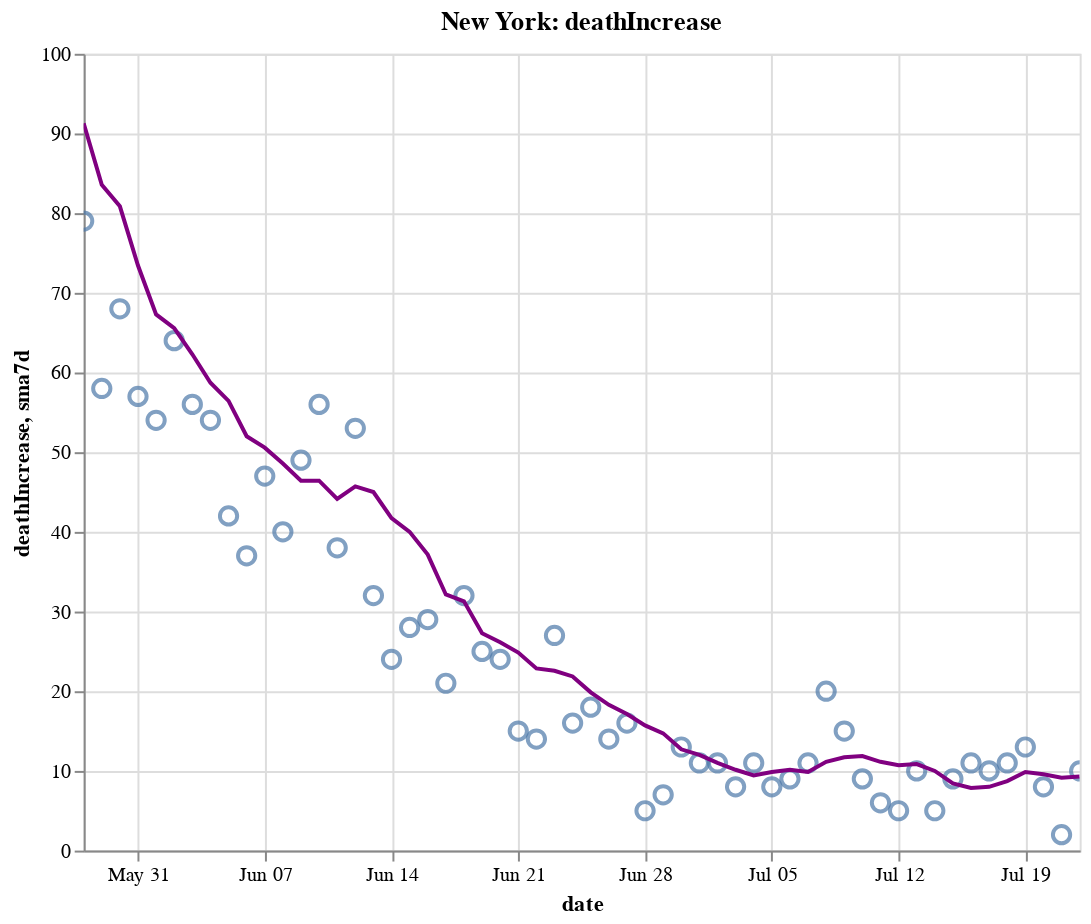

Notebook code cell kept with this figure:
### Code cell
create_plot(ny, 'deathIncrease')

### Figure 1 — Vega-Lite specification as saved in the notebook (floating-point values rounded to 4 significant figures)
{"config": {"view": {"continuousWidth": 400, "continuousHeight": 300}}, "layer": [{"layer": [{"mark": {"type": "point", "size": 75}, "encoding": {"tooltip": [{"type": "temporal", "field": "date"}, {"type": "quantitative", "field": "deathIncrease"}, {"type": "quantitative", "field": "sma7d"}], "x": {"type": "temporal", "field": "date"}, "y": {"type": "quantitative", "field": "deathIncrease"}}, "selection": {"selector012": {"type": "interval", "bind": "scales", "encodings": ["x", "y"]}}}, {"mark": {"type": "line", "color": "purple"}, "encoding": {"x": {"type": "temporal", "field": "date"}, "y": {"type": "quantitative", "field": "sma7d"}}}]}, {"mark": {"type": "rule", "color": "#aaa"}, "encoding": {"x": {"type": "temporal", "field": "date"}}, "transform": [{"filter": {"selection": "selector011"}}]}, {"mark": "circle", "encoding": {"opacity": {"condition": {"value": 1, "selection": "selector011"}, "value": 0}, "tooltip": [{"type": "temporal", "field": "date"}, {"type": "quantitative", "field": "deathIncrease"}, {"type": "quantitative", "field": "sma7d"}], "x": {"type": "temporal", "field": "date"}, "y": {"type": "quantitative", "field": "deathIncrease"}}, "selection": {"selector011": {"type": "single", "encodings": ["x"], "on": "mouseover", "nearest": true, "empty": "none"}}}, {"mark": {"type": "text", "align": "left", "dx": 5, "dy": -5, "stroke": "white", "strokeWidth": 2}, "encoding": {"text": {"type": "quantitative", "field": "deathIncrease"}, "tooltip": [{"type": "temporal", "field": "date"}, {"type": "quantitative", "field": "deathIncrease"}, {"type": "quantitative", "field": "sma7d"}], "x": {"type": "temporal", "field": "date"}, "y": {"type": "quantitative", "field": "deathIncrease"}}, "transform": [{"filter": {"selection": "selector011"}}]}, {"mark": {"type": "text", "align": "left", "dx": 5, "dy": -5}, "encoding": {"text": {"type": "quantitative", "field": "deathIncrease"}, "tooltip": [{"type": "temporal", "field": "date"}, {"type": "quantitative", "field": "deathIncrease"}, {"type": "quantitative", "field": "sma7d"}], "x": {"type": "temporal", "field": "date"}, "y": {"type": "quantitative", "field": "deathIncrease"}}, "transform": [{"filter": {"selection": "selector011"}}]}], "data": {"name": "data-fab25f6e0880f86bac21ab09f87042c1"}, "height": 400, "title": "New York: deathIncrease", "width": 500, "$schema": "https://vega.github.io/schema/vega-lite/v4.8.1.json", "datasets": {"data-fab25f6e0880f86bac21ab09f87042c1": [{"date": "2020-05-28T00:00:00", "totalTestResultsIncrease": 65240.0, "positiveIncrease": 1768.0, "death": 23720.0, "deathIncrease": 79.0, "positiveRate": 0.027, "state": "New York", "sma7d": 91.29}, {"date": "2020-05-29T00:00:00", "totalTestResultsIncrease": 67340.0, "positiveIncrease": 1551.0, "death": 23780.0, "deathIncrease": 58.0, "positiveRate": 0.023, "state": "New York", "sma7d": 83.57}, {"date": "2020-05-30T00:00:00", "totalTestResultsIncrease": 61250.0, "positiveIncrease": 1376.0, "death": 23850.0, "deathIncrease": 68.0, "positiveRate": 0.022, "state": "New York", "sma7d": 80.86}, {"date": "2020-05-31T00:00:00", "totalTestResultsIncrease": 58440.0, "positiveIncrease": 1110.0, "death": 23900.0, "deathIncrease": 57.0, "positiveRate": 0.019, "state": "New York", "sma7d": 73.43}, {"date": "2020-06-01T00:00:00", "totalTestResultsIncrease": 49950.0, "positiveIncrease": 941.0, "death": 23960.0, "deathIncrease": 54.0, "positiveRate": 0.019, "state": "New York", "sma7d": 67.29}, {"date": "2020-06-02T00:00:00", "totalTestResultsIncrease": 54050.0, "positiveIncrease": 1329.0, "death": 24020.0, "deathIncrease": 64.0, "positiveRate": 0.025, "state": "New York", "sma7d": 65.57}, {"date": "2020-06-03T00:00:00", "totalTestResultsIncrease": 61640.0, "positiveIncrease": 1045.0, "death": 24080.0, "deathIncrease": 56.0, "positiveRate": 0.017, "state": "New York", "sma7d": 62.29}, {"date": "2020-06-04T00:00:00", "totalTestResultsIncrease": 63560.0, "positiveIncrease": 1048.0, "death": 24130.0, "deathIncrease": 54.0, "positiveRate": 0.016, "state": "New York", "sma7d": 58.71}, {"date": "2020-06-05T00:00:00", "totalTestResultsIncrease": 66480.0, "positiveIncrease": 1075.0, "death": 24180.0, "deathIncrease": 42.0, "positiveRate": 0.016, "state": "New York", "sma7d": 56.43}, {"date": "2020-06-06T00:00:00", "totalTestResultsIncrease": 77900.0, "positiveIncrease": 1108.0, "death": 24210.0, "deathIncrease": 37.0, "positiveRate": 0.014, "state": "New York", "sma7d": 52.0}, {"date": "2020-06-07T00:00:00", "totalTestResultsIncrease": 60440.0, "positiveIncrease": 781.0, "death": 24260.0, "deathIncrease": 47.0, "positiveRate": 0.013, "state": "New York", "sma7d": 50.57}, {"date": "2020-06-08T00:00:00", "totalTestResultsIncrease": 58050.0, "positiveIncrease": 702.0, "death": 24300.0, "deathIncrease": 40.0, "positiveRate": 0.012, "state": "New York", "sma7d": 48.57}, {"date": "2020-06-09T00:00:00", "totalTestResultsIncrease": 49970.0, "positiveIncrease": 683.0, "death": 24350.0, "deathIncrease": 49.0, "positiveRate": 0.014, "state": "New York", "sma7d": 46.43}, {"date": "2020-06-10T00:00:00", "totalTestResultsIncrease": 62300.0, "positiveIncrease": 674.0, "death": 24400.0, "deathIncrease": 56.0, "positiveRate": 0.011, "state": "New York", "sma7d": 46.43}, {"date": "2020-06-11T00:00:00", "totalTestResultsIncrease": 60840.0, "positiveIncrease": 736.0, "death": 24440.0, "deathIncrease": 38.0, "positiveRate": 0.012, "state": "New York", "sma7d": 44.14}, {"date": "2020-06-12T00:00:00", "totalTestResultsIncrease": 72400.0, "positiveIncrease": 822.0, "death": 24500.0, "deathIncrease": 53.0, "positiveRate": 0.011, "state": "New York", "sma7d": 45.71}, {"date": "2020-06-13T00:00:00", "totalTestResultsIncrease": 70840.0, "positiveIncrease": 916.0, "death": 24530.0, "deathIncrease": 32.0, "positiveRate": 0.013, "state": "New York", "sma7d": 45.0}, {"date": "2020-06-14T00:00:00", "totalTestResultsIncrease": 62360.0, "positiveIncrease": 694.0, "death": 24550.0, "deathIncrease": 24.0, "positiveRate": 0.011, "state": "New York", "sma7d": 41.71}, {"date": "2020-06-15T00:00:00", "totalTestResultsIncrease": 56610.0, "positiveIncrease": 620.0, "death": 24580.0, "deathIncrease": 28.0, "positiveRate": 0.011, "state": "New York", "sma7d": 40.0}, {"date": "2020-06-16T00:00:00", "totalTestResultsIncrease": 60570.0, "positiveIncrease": 631.0, "death": 24610.0, "deathIncrease": 29.0, "positiveRate": 0.01, "state": "New York", "sma7d": 37.14}, {"date": "2020-06-17T00:00:00", "totalTestResultsIncrease": 59340.0, "positiveIncrease": 567.0, "death": 24630.0, "deathIncrease": 21.0, "positiveRate": 0.01, "state": "New York", "sma7d": 32.14}, {"date": "2020-06-18T00:00:00", "totalTestResultsIncrease": 68540.0, "positiveIncrease": 618.0, "death": 24660.0, "deathIncrease": 32.0, "positiveRate": 0.009, "state": "New York", "sma7d": 31.29}, {"date": "2020-06-19T00:00:00", "totalTestResultsIncrease": 79300.0, "positiveIncrease": 796.0, "death": 24690.0, "deathIncrease": 25.0, "positiveRate": 0.01, "state": "New York", "sma7d": 27.29}, {"date": "2020-06-20T00:00:00", "totalTestResultsIncrease": 68830.0, "positiveIncrease": 716.0, "death": 24710.0, "deathIncrease": 24.0, "positiveRate": 0.01, "state": "New York", "sma7d": 26.14}, {"date": "2020-06-21T00:00:00", "totalTestResultsIncrease": 67530.0, "positiveIncrease": 664.0, "death": 24720.0, "deathIncrease": 15.0, "positiveRate": 0.01, "state": "New York", "sma7d": 24.86}, {"date": "2020-06-22T00:00:00", "totalTestResultsIncrease": 56780.0, "positiveIncrease": 552.0, "death": 24740.0, "deathIncrease": 14.0, "positiveRate": 0.01, "state": "New York", "sma7d": 22.86}, {"date": "2020-06-23T00:00:00", "totalTestResultsIncrease": 48710.0, "positiveIncrease": 597.0, "death": 24770.0, "deathIncrease": 27.0, "positiveRate": 0.012, "state": "New York", "sma7d": 22.57}, {"date": "2020-06-24T00:00:00", "totalTestResultsIncrease": 51140.0, "positiveIncrease": 581.0, "death": 24780.0, "deathIncrease": 16.0, "positiveRate": 0.011, "state": "New York", "sma7d": 21.86}, {"date": "2020-06-25T00:00:00", "totalTestResultsIncrease": 67640.0, "positiveIncrease": 749.0, "death": 24800.0, "deathIncrease": 18.0, "positiveRate": 0.011, "state": "New York", "sma7d": 19.86}, {"date": "2020-06-26T00:00:00", "totalTestResultsIncrease": 61720.0, "positiveIncrease": 805.0, "death": 24810.0, "deathIncrease": 14.0, "positiveRate": 0.013, "state": "New York", "sma7d": 18.29}, {"date": "2020-06-27T00:00:00", "totalTestResultsIncrease": 73260.0, "positiveIncrease": 703.0, "death": 24830.0, "deathIncrease": 16.0, "positiveRate": 0.01, "state": "New York", "sma7d": 17.14}, {"date": "2020-06-28T00:00:00", "totalTestResultsIncrease": 61910.0, "positiveIncrease": 616.0, "death": 24840.0, "deathIncrease": 5.0, "positiveRate": 0.01, "state": "New York", "sma7d": 15.71}, {"date": "2020-06-29T00:00:00", "totalTestResultsIncrease": 46430.0, "positiveIncrease": 391.0, "death": 24840.0, "deathIncrease": 7.0, "positiveRate": 0.008, "state": "New York", "sma7d": 14.71}, {"date": "2020-06-30T00:00:00", "totalTestResultsIncrease": 52020.0, "positiveIncrease": 524.0, "death": 24860.0, "deathIncrease": 13.0, "positiveRate": 0.01, "state": "New York", "sma7d": 12.71}, {"date": "2020-07-01T00:00:00", "totalTestResultsIncrease": 56710.0, "positiveIncrease": 625.0, "death": 24870.0, "deathIncrease": 11.0, "positiveRate": 0.011, "state": "New York", "sma7d": 12.0}, {"date": "2020-07-02T00:00:00", "totalTestResultsIncrease": 69940.0, "positiveIncrease": 875.0, "death": 24880.0, "deathIncrease": 11.0, "positiveRate": 0.013, "state": "New York", "sma7d": 11.0}, {"date": "2020-07-03T00:00:00", "totalTestResultsIncrease": 66390.0, "positiveIncrease": 918.0, "death": 24880.0, "deathIncrease": 8.0, "positiveRate": 0.014, "state": "New York", "sma7d": 10.14}, {"date": "2020-07-04T00:00:00", "totalTestResultsIncrease": 62400.0, "positiveIncrease": 726.0, "death": 24900.0, "deathIncrease": 11.0, "positiveRate": 0.012, "state": "New York", "sma7d": 9.429}, {"date": "2020-07-05T00:00:00", "totalTestResultsIncrease": 63420.0, "positiveIncrease": 533.0, "death": 24900.0, "deathIncrease": 8.0, "positiveRate": 0.008, "state": "New York", "sma7d": 9.857}, {"date": "2020-07-06T00:00:00", "totalTestResultsIncrease": 54330.0, "positiveIncrease": 518.0, "death": 24910.0, "deathIncrease": 9.0, "positiveRate": 0.01, "state": "New York", "sma7d": 10.14}, {"date": "2020-07-07T00:00:00", "totalTestResultsIncrease": 56740.0, "positiveIncrease": 588.0, "death": 24920.0, "deathIncrease": 11.0, "positiveRate": 0.01, "state": "New York", "sma7d": 9.857}, {"date": "2020-07-08T00:00:00", "totalTestResultsIncrease": 57580.0, "positiveIncrease": 692.0, "death": 24940.0, "deathIncrease": 20.0, "positiveRate": 0.012, "state": "New York", "sma7d": 11.14}, {"date": "2020-07-09T00:00:00", "totalTestResultsIncrease": 65560.0, "positiveIncrease": 584.0, "death": 24960.0, "deathIncrease": 15.0, "positiveRate": 0.009, "state": "New York", "sma7d": 11.71}, {"date": "2020-07-10T00:00:00", "totalTestResultsIncrease": 73560.0, "positiveIncrease": 786.0, "death": 24970.0, "deathIncrease": 9.0, "positiveRate": 0.011, "state": "New York", "sma7d": 11.86}, {"date": "2020-07-11T00:00:00", "totalTestResultsIncrease": 69200.0, "positiveIncrease": 730.0, "death": 24970.0, "deathIncrease": 6.0, "positiveRate": 0.011, "state": "New York", "sma7d": 11.14}, {"date": "2020-07-12T00:00:00", "totalTestResultsIncrease": 62420.0, "positiveIncrease": 677.0, "death": 24980.0, "deathIncrease": 5.0, "positiveRate": 0.011, "state": "New York", "sma7d": 10.71}, {"date": "2020-07-13T00:00:00", "totalTestResultsIncrease": 51690.0, "positiveIncrease": 557.0, "death": 24990.0, "deathIncrease": 10.0, "positiveRate": 0.011, "state": "New York", "sma7d": 10.86}, {"date": "2020-07-14T00:00:00", "totalTestResultsIncrease": 60040.0, "positiveIncrease": 912.0, "death": 24990.0, "deathIncrease": 5.0, "positiveRate": 0.015, "state": "New York", "sma7d": 10.0}, {"date": "2020-07-15T00:00:00", "totalTestResultsIncrease": 63600.0, "positiveIncrease": 831.0, "death": 25000.0, "deathIncrease": 9.0, "positiveRate": 0.013, "state": "New York", "sma7d": 8.429}, {"date": "2020-07-16T00:00:00", "totalTestResultsIncrease": 72680.0, "positiveIncrease": 769.0, "death": 25010.0, "deathIncrease": 11.0, "positiveRate": 0.011, "state": "New York", "sma7d": 7.857}, {"date": "2020-07-17T00:00:00", "totalTestResultsIncrease": 78240.0, "positiveIncrease": 776.0, "death": 25020.0, "deathIncrease": 10.0, "positiveRate": 0.01, "state": "New York", "sma7d": 8.0}, {"date": "2020-07-18T00:00:00", "totalTestResultsIncrease": 69820.0, "positiveIncrease": 754.0, "death": 25040.0, "deathIncrease": 11.0, "positiveRate": 0.011, "state": "New York", "sma7d": 8.714}, {"date": "2020-07-19T00:00:00", "totalTestResultsIncrease": 46200.0, "positiveIncrease": 502.0, "death": 25050.0, "deathIncrease": 13.0, "positiveRate": 0.011, "state": "New York", "sma7d": 9.857}, {"date": "2020-07-20T00:00:00", "totalTestResultsIncrease": 49340.0, "positiveIncrease": 519.0, "death": 25060.0, "deathIncrease": 8.0, "positiveRate": 0.011, "state": "New York", "sma7d": 9.571}, {"date": "2020-07-21T00:00:00", "totalTestResultsIncrease": 66170.0, "positiveIncrease": 855.0, "death": 25060.0, "deathIncrease": 2.0, "positiveRate": 0.013, "state": "New York", "sma7d": 9.143}, {"date": "2020-07-22T00:00:00", "totalTestResultsIncrease": 67660.0, "positiveIncrease": 705.0, "death": 25070.0, "deathIncrease": 10.0, "positiveRate": 0.01, "state": "New York", "sma7d": 9.286}]}}
